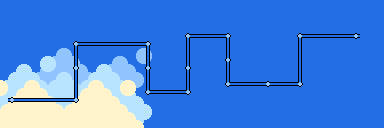

This game map was drawn from its Tiled (.tmx) file and the tilesets committed beside it. A one-line description and the trimmed map source follow:
An orthogonal 48x16 tile map with 8x8 px tiles, 6 tile layers (back, bg4, bg3, bg2, ...), 1 hidden layer not drawn and 1 object.

<map version="1.10" tiledversion="1.11.1" orientation="orthogonal" renderorder="right-down" width="48" height="16" tilewidth="8" tileheight="8" infinite="0" nextlayerid="10" nextobjectid="5">
 <editorsettings>
  <export target="worldMap.lua" format="lua" />
 </editorsettings>
 <tileset firstgid="1" name="worldMap" tilewidth="8" tileheight="8" tilecount="256" columns="16">
  <image source="worldMap.png" width="128" height="128" />
  <tile id="36">
   <properties>
    <property name="collidable" type="bool" value="true" />
   </properties>
  </tile>
 </tileset>
 <layer id="6" name="back" width="48" height="16">
  <data>[768 cells, 768 non-empty, 1 distinct tile ids]</data>
 </layer>
 <layer id="5" name="bg4" width="48" height="16">
  <data>[768 cells, 0 non-empty, 0 distinct tile ids]</data>
 </layer>
 <layer id="4" name="bg3" width="48" height="16">
  <data>[768 cells, 43 non-empty, 5 distinct tile ids]</data>
 </layer>
 <layer id="3" name="bg2" width="48" height="16">
  <data>[768 cells, 125 non-empty, 5 distinct tile ids]</data>
 </layer>
 <layer id="1" name="bg1" width="48" height="16">
  <data>[768 cells, 81 non-empty, 5 distinct tile ids]</data>
 </layer>
 <layer id="2" name="points" width="48" height="16">
  <data>[768 cells, 76 non-empty, 11 distinct tile ids]</data>
 </layer>
 <layer id="7" name="collision" width="48" height="16" visible="0">
  <data>[768 cells, 692 non-empty, 1 distinct tile ids]</data>
 </layer>
 <objectgroup id="9" name="levels" visible="0">
  <object id="1" x="72" y="96" width="8" height="8">
   <properties>
    <property name="level" value="dev" />
   </properties>
  </object>
 </objectgroup>
</map>
